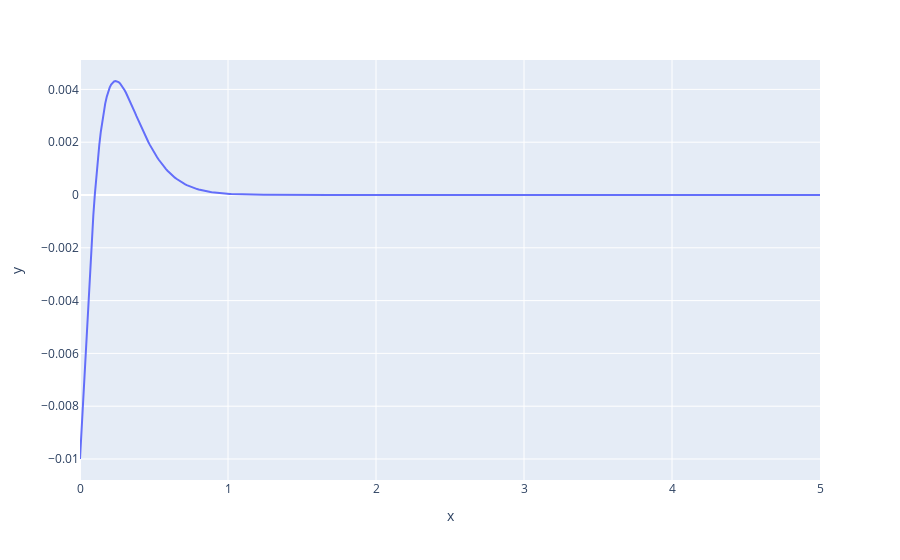

The notebook cell saved with this chart:
### Code cell
graficar(f,x,(0,5))

### Figure 1 — Plotly figure (JSON) as saved in the notebook; plotly's stock layout.template omitted (floating-point values rounded to 4 significant figures; data arrays with more than 128 entries replaced by an {"elided": "..."} marker saying what was removed)
{"data": [{"hovertemplate": "x=%{x}<br>y=%{y}<extra></extra>", "legendgroup": "", "line": {"color": "#636efa", "dash": "solid"}, "marker": {"symbol": "circle"}, "mode": "lines", "name": "", "orientation": "v", "showlegend": false, "type": "scatter", "x": {"elided": "500 float values"}, "xaxis": "x", "y": {"elided": "500 float values"}, "yaxis": "y"}], "layout": {"legend": {"tracegroupgap": 0}, "margin": {"t": 60}, "xaxis": {"anchor": "y", "domain": [0, 1], "title": {"text": "x"}}, "yaxis": {"anchor": "x", "domain": [0, 1], "title": {"text": "y"}}}}
